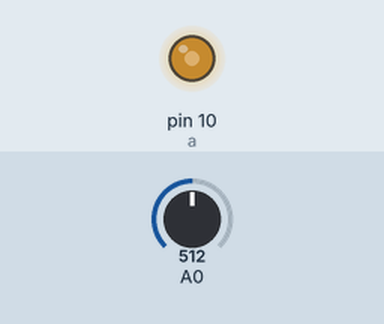
This sketch was run on a simulated Arduino Uno, built with avr-gcc and run on an emulated ATmega328P. Parts: output pins drawn as LEDs (lit = HIGH). Inputs (shaded band) come from the test bench; at power-on: A0 = 512.

Above: at 1.2 s.
1.3 s: A0 set to 716
At 1.9 s:
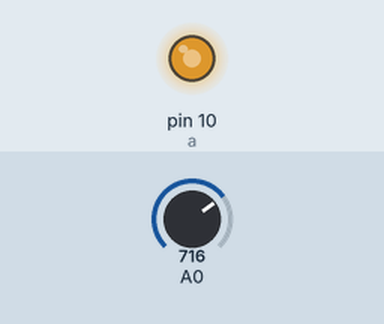
2.8 s: A0 set to 900
At 3.1 s:
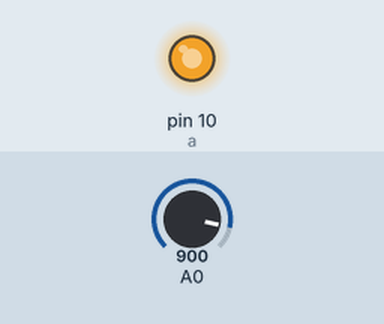
4.3 s: A0 set to 122
At 5.4 s:
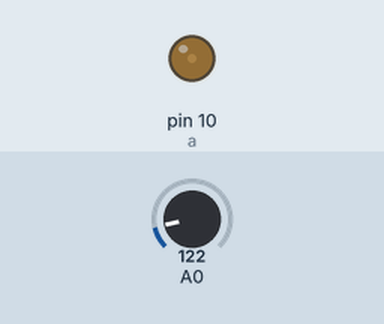
5.8 s: A0 set to 0
At 6.6 s:
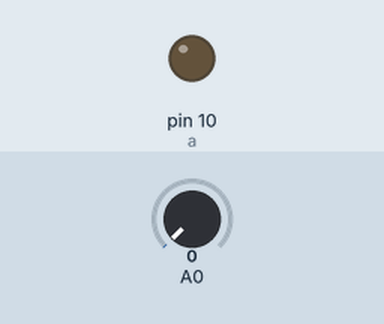
Timing chart, 0 to 8.3 s (numbered marks = the images above; inputs shaded):
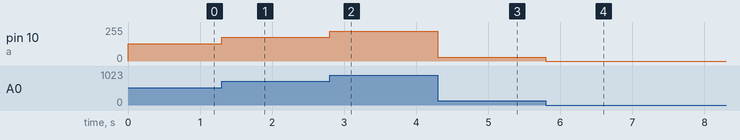

Measured:
- after the input at 1.3 s, pin 10 (a): 128/255 → 179/255 at once
- after the input at 2.8 s, pin 10 (a): 179/255 → 225/255 at once
- after the input at 4.3 s, pin 10 (a): 225/255 → 30/255 at once
- after the input at 5.8 s, pin 10 (a): 30/255 → 0/255 at once

The sketch:

PWM_1.ino
```cpp
int a = 10;
int c = 7;
void setup() {
  // put your setup code here, to run once:
  Serial.begin(9600);
  pinMode(a, OUTPUT);
  //pinMode(c, INPUT);
  analogWrite(a,260 );
}

void loop() {
//  // put your main code here, to run repeatedly:
//  if (Serial.available() > 0) {
//   // int b = Serial.read();
//    Serial.println(Serial.read());
//    //analogWrite(a, b);
//  }

//Serial.println(analogRead(A0)/4);
analogWrite(a, analogRead(A0)/4);

}
```
